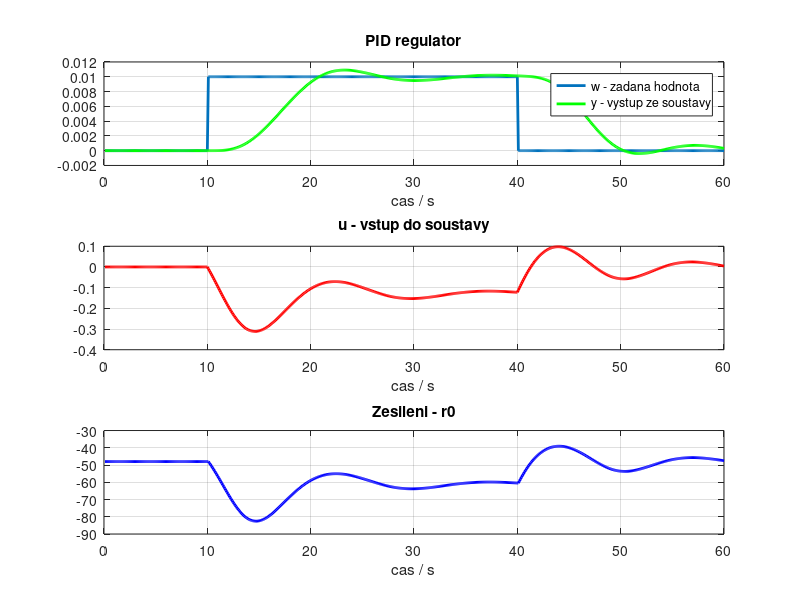

Recreate this plot in MATLAB.
close all
clear all
clc

%interval vzorkovani
T = 0.1; 
%doba simulace
TN = 60; 

%pocet kroku simulace
N = floor(TN/T);

%prubeh vstupu
w =[ones(100,1)*0;ones(300,1)*0.01;ones(200,1)*0];

%kriticka frekvence
wk = sqrt(3)/3;

%konstanty I a D
TI = 0.5*2*pi/wk;
TD = 0.125*2*pi/wk;


% priprava na simulaci
y0=zeros(1,3);
u0=zeros(1,3);
U=zeros(N,1);
Y=zeros(N,1);
R=zeros(N,1);
for k = 1:N
    Bs = [-0.1];
    As = [27 27 9 1]*((u0(1) - 1)^2);

    TFASpoj = tf(Bs,As);
    TFADis = c2d(TFASpoj, T,'zoh');
    [B,A] = tfdata(TFADis,'v');
    
    %gain schedulling
    r0K = -80*(u0(1)-1)^2;
    r0 = 0.6*r0K;
    
    %rovnice regulatoru
    q0 = -r0*(1+T/2/TI+TD/T);
    q1 = r0*(1-T/2/TI+2*TD/T);
    q2 = -r0*TD/T;

    
    %diskretni PID regulator
    u = u0(1)-(q0+q1+q2)*w(k)+[q0 q1 q2]*y0';
    %vystup
    y = (-1).*A(2:4)*y0(1:3)' + B(2:4)*u0(1:3)';
    %aktualizace dat
    y0 = [y,y0(1:end-1)];
    u0 = [u,u0(1:end-1)];
    
    %data pro vizualizaci
    U(k) = u;
    Y(k) = y;
    R(k) = r0;
    
end

t=T:T:N*T;
t=t';
subplot(3,1,1)
plot(t,w,'LineWidth',2);
hold on;
plot(t,Y,'g','LineWidth',2)
hold off;
grid
legend('w - zadana hodnota','y - vystup ze soustavy','Location','Best')
xlabel('cas / s')
title('PID regulator')
subplot(3,1,2)
plot(t,U,'r','LineWidth',2)
grid
xlabel('cas / s')
title('u - vstup do soustavy')
subplot(3,1,3)
plot(t,R,'b','LineWidth',2)
grid
xlabel('cas / s')
title('Zesileni - r0')
